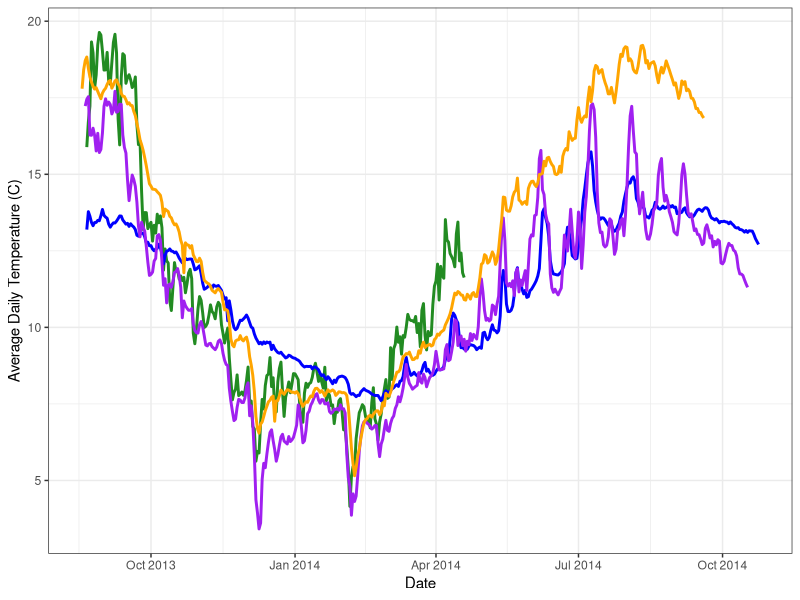
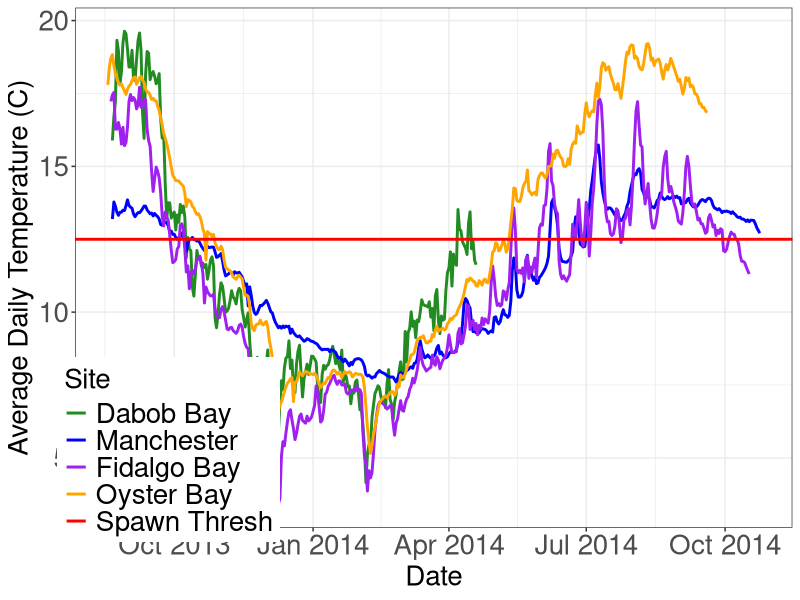
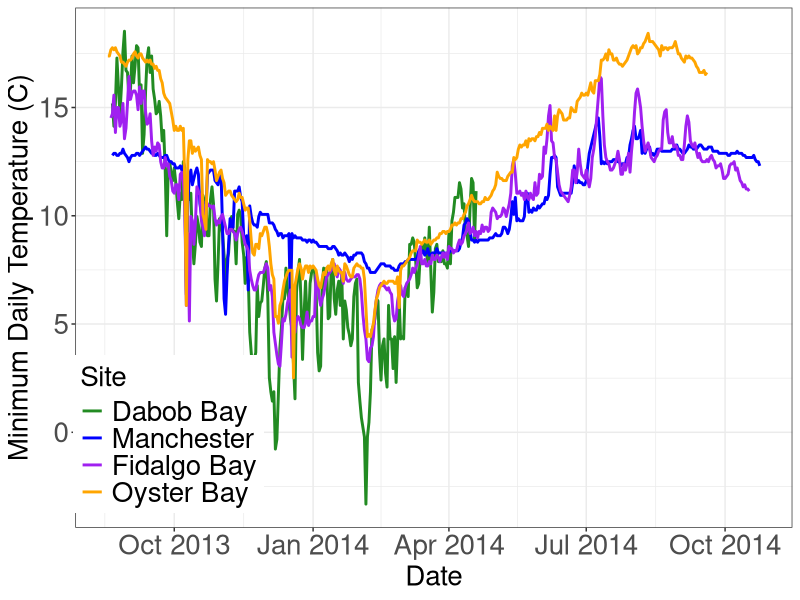
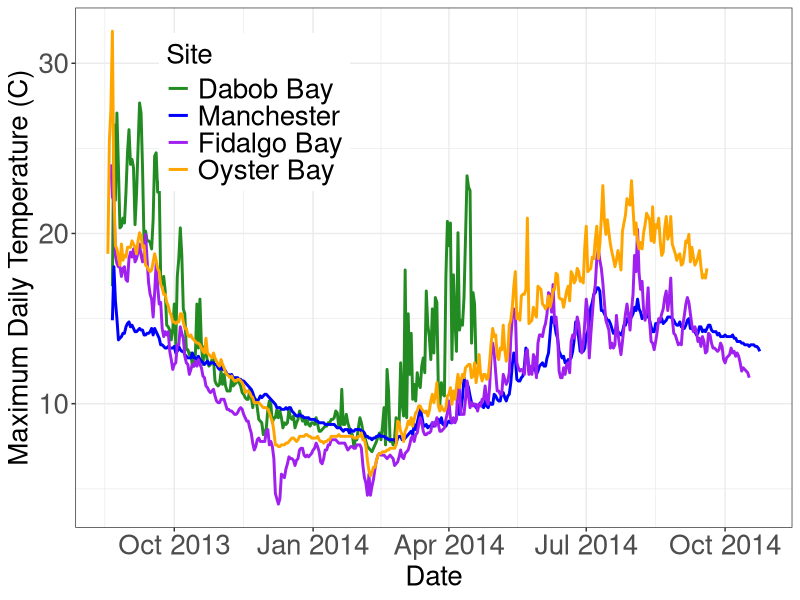

Here is the R script that generated these plots, in order:
#install.packages("plyr")
#install.packages("ggplot2")
require(plyr)
require(ggplot2)

#set working directory to local copy of repository
setwd<-("/Users/sr320/git-repos/Temp-Data-And-Scripts")

daby1edit<-read.csv("./data/Dabob-temp-2014.csv")
#reads in edited CSV with raw data.


daby1edit$Date<-as.Date(daby1edit$Date,"%m/%d/%Y")
#Tells R that the date column contains dates so it knows how to deal with them


dabmeantemp<-ddply(daby1edit,.(Date),summarise,mean_temp=mean(Temp,na.rm=T),min_temp=min(Temp,na.rm=T),max_temp=max(Temp,na.rm=T))
#finds the mean, minimum, and maximum daily temps from raw data and creates dataframe with them for Dabob

many1v3<-read.csv('./data/Manchester-temp-2014.csv')
#reads in edited CSV with raw data.

many1v3$Date<-as.Date(many1v3$Date,"%m/%d/%Y")
#Tells R that the date column contains dates so it knows how to deal with them


manmeantemp<-ddply(many1v3,.(Date),summarise,mean_temp=mean(Temp,na.rm=T),min_temp=min(Temp,na.rm=T),max_temp=max(Temp,na.rm=T))
#finds the mean, minimum, and maximum daily temps from raw data and creates dataframe with them for Manchester


fidy1v3<-read.csv("./data/Fidalgo-temp-2014.csv")
#reads in edited CSV with raw data.


fidy1v3$Date<-as.Date(fidy1v3$Date,"%m/%d/%Y")
#Tells R that the date column contains dates so it knows how to deal with them


fidmeantemp<-ddply(fidy1v3,.(Date),summarise,mean_temp=mean(Temp,na.rm=T),min_temp=min(Temp,na.rm=T),max_temp=max(Temp,na.rm=T))
#finds the mean, minimum, and maximum daily temps from raw data and creates dataframe with them for Fidalgo


oysy1edit<-read.csv("./data/OysterBay-temp-2014.csv")
#reads in edited CSV with raw data.


oysy1edit$Date<-as.Date(oysy1edit$Date, "%m/%d/%Y")
#Tells R that the date column contains dates so it knows how to deal with them


oysmeantemp<-ddply(oysy1edit,.(Date),summarise,mean_temp=mean(Temp,na.rm=T),min_temp=min(Temp,na.rm=T),max_temp=max(Temp,na.rm=T))
#finds the mean, minimum, and maximum daily temps from raw data and creates dataframe with them for Oyster Bay


ggplot()+
  geom_line(data=dabmeantemp, aes(x=Date, y=mean_temp, group=1),col="forestgreen",size=1,guide=T)+
  geom_line(data=manmeantemp, aes(x=Date, y=mean_temp, group=1),col="blue",size=1)+
  geom_line(data=fidmeantemp, aes(x=Date, y=mean_temp, group=1),col="purple",size=1)+
  geom_line(data=oysmeantemp, aes(x=Date, y=mean_temp, group=1),col="orange",size=1)+
  labs(x="Date",y="Average Daily Temperature (C)")+
  theme_bw()
#Creates a graph with each line representing average daily temps for each site


ggplot()+
  geom_line(data=dabmeantemp, aes(x=Date, y=mean_temp, group=1, colour="1"),size=1)+
  geom_line(data=manmeantemp, aes(x=Date, y=mean_temp, group=1, colour="2"),size=1)+
  geom_line(data=fidmeantemp, aes(x=Date, y=mean_temp, group=1, colour="3"),size=1)+
  geom_line(data=oysmeantemp, aes(x=Date, y=mean_temp, group=1, colour="4"),size=1)+
  geom_hline(aes(yintercept=12.5,colour="5"),size=1)+
  scale_colour_manual(values=c("forestgreen","blue","purple","orange","red"),
                      name="Site",
                      labels=c("Dabob Bay","Manchester","Fidalgo Bay","Oyster Bay","Spawn Thresh"))+
  labs(x="Date",y="Average Daily Temperature (C)")+
  theme_bw()+
  theme(legend.position=c(0.13,0.15),
        legend.text=element_text(size=20),
        legend.title=element_text(size=20),
        axis.text.x=element_text(size=20),
        axis.title.x=element_text(size=20),
        axis.text.y=element_text(size=20),
        axis.title.y=element_text(size=20))
#Creates a graph with each line representing average daily temps for each site also adds red line to indicate Spawning threshold


ggplot()+
  geom_line(data=dabmeantemp, aes(x=Date, y=min_temp, group=1, colour="1"),size=1)+
  geom_line(data=manmeantemp, aes(x=Date, y=min_temp, group=1, colour="2"),size=1)+
  geom_line(data=fidmeantemp, aes(x=Date, y=min_temp, group=1, colour="3"),size=1)+
  geom_line(data=oysmeantemp, aes(x=Date, y=min_temp, group=1, colour="4"),size=1)+
  scale_colour_manual(values=c("forestgreen","blue","purple","orange"),
                      name="Site",
                      labels=c("Dabob Bay","Manchester","Fidalgo Bay","Oyster Bay","Spawn Thresh"))+
  labs(x="Date",y="Minimum Daily Temperature (C)")+
  theme_bw()+
  theme(legend.position=c(0.13,0.18),
        legend.text=element_text(size=20),
        legend.title=element_text(size=20),
        axis.text.x=element_text(size=20),
        axis.title.x=element_text(size=20),
        axis.text.y=element_text(size=20),
        axis.title.y=element_text(size=20))
#Creates a graph with each line representing observed minimum daily temps for each site


ggplot()+
  geom_line(data=dabmeantemp, aes(x=Date, y=max_temp, group=1, colour="1"),size=1)+
  geom_line(data=manmeantemp, aes(x=Date, y=max_temp, group=1, colour="2"),size=1)+
  geom_line(data=fidmeantemp, aes(x=Date, y=max_temp, group=1, colour="3"),size=1)+
  geom_line(data=oysmeantemp, aes(x=Date, y=max_temp, group=1, colour="4"),size=1)+
  scale_colour_manual(values=c("forestgreen","blue","purple","orange"),
                      name="Site",
                      labels=c("Dabob Bay","Manchester","Fidalgo Bay","Oyster Bay","Spawn Thresh"))+
  labs(x="Date",y="Maximum Daily Temperature (C)")+
  theme_bw()+
  theme(legend.position=c(0.25,0.8),
        legend.text=element_text(size=20),
        legend.title=element_text(size=20),
        axis.text.x=element_text(size=20),
        axis.title.x=element_text(size=20),
        axis.text.y=element_text(size=20),
        axis.title.y=element_text(size=20))
#Creates a graph with each line representing observed maximum daily temps for each site



